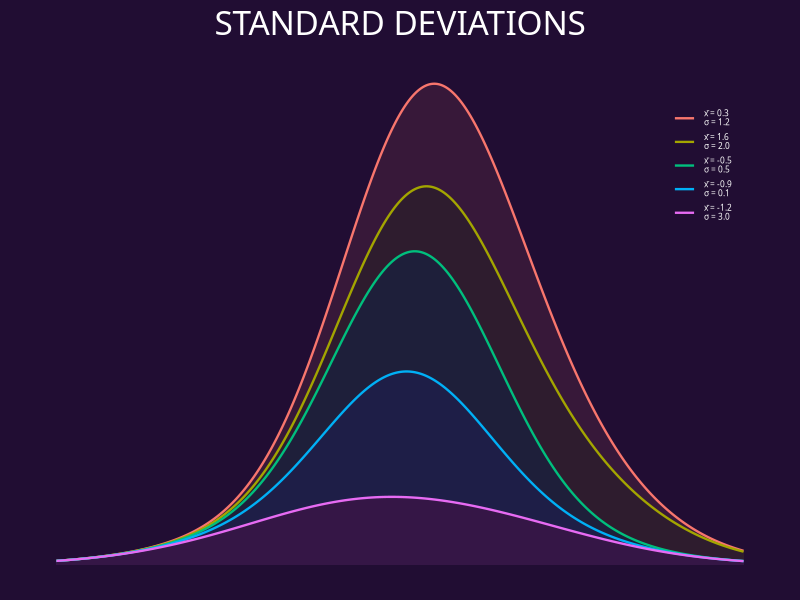

The R source for this figure:
library(tidyverse)
library(ggtext)
library(here)

base_path <- here("2022", "28")

set.seed(1)
mean <- 0
n <- 10^3
sd_values <- c(0.1, 0.5, 1.25, 2, 3)
mean_values <- runif(length(sd_values), -2, 2)
# df <- data.frame(sapply(sd_values, function(x) rnorm(n = n, mean = mean, x)))
df <- map2_dfc(mean_values, sd_values, ~rnorm(n = n, .x, .y))

names_m_sd <- sprintf(
  "x\U0304 = %s<br>\U03C3 = %s", 
  str_pad(scales::number(mean_values, accuracy = 0.1), 4, side = "left", pad = " "), 
  scales::number(sd_values, accuracy = 0.1))

p <- df %>% 
  set_names(names_m_sd) %>% 
  pivot_longer(cols = everything()) %>% 
  ggplot(aes(value, fill = name, color = name)) +
  stat_density(geom = "area", alpha = 0.1, col = NA, bw = 2, n = 2^12, size = 0.8) +
  stat_density(geom = "line", alpha = 1, bw = 2, n = 2^12, size = 0.8) +
  guides(fill = "none") +
  labs(title = "STANDARD DEVIATIONS",
    col = NULL) +
  theme_void() +
  theme(
    plot.background = element_rect(color = NA, fill = "#210d33"),
    plot.margin = margin(t = 8, b = 8, l = 16, r = 16),
    text = element_text(color = "grey99"),
    plot.title = element_text(
      family = "Oswald", color = "white", size = 24, hjust = 0.5,
      margin = margin(b = 12)),
    legend.position = c(0.9, 0.8),
    legend.text = element_markdown(family = "Noto Sans Math", size = 6),
    legend.key.height = unit(6, "mm"))
ggsave(here(base_path, "28-random.png"), dpi = 400, width = 5, height = 4)
